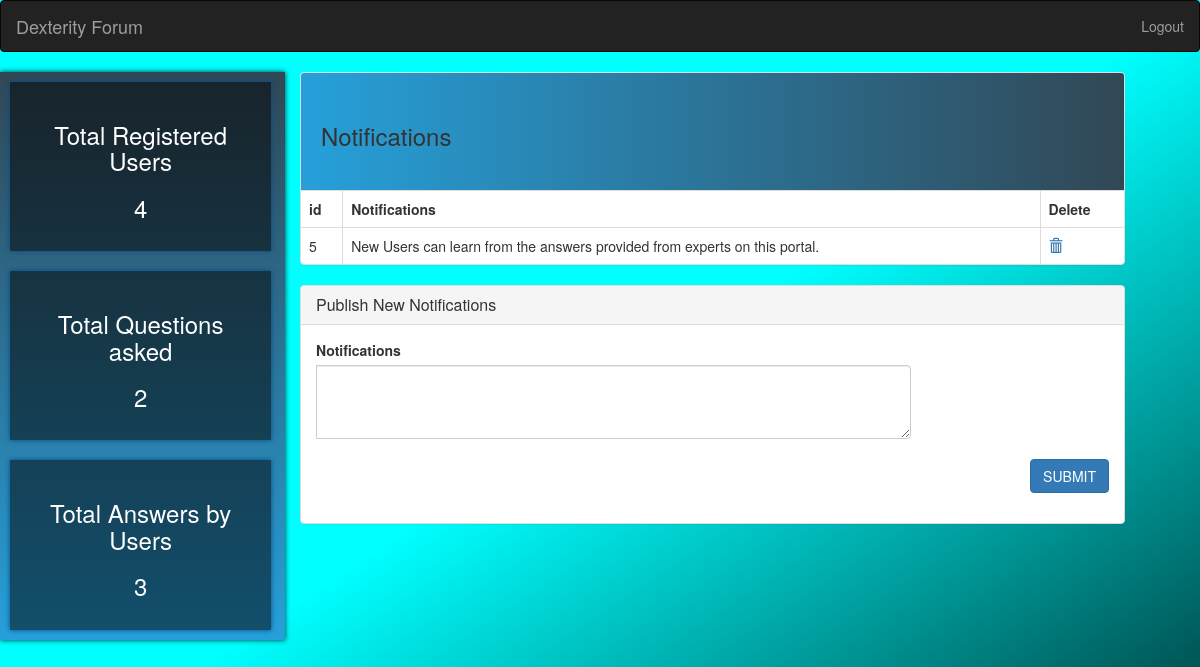
Page /Adminhome.php (signed in) on the committed database.
### tables this page shows
CREATE TABLE `comments` (
  `id` int(11) NOT NULL,
  `comments` varchar(250) DEFAULT NULL,
  `Uid` int(11) NOT NULL,
  `date` date NOT NULL
);

### Adminhome.php (the view, shortened to what this page needs)
<?php
include 'conn.php';
?>
<!DOCTYPE html>
<html>
    <head>
    <link rel="stylesheet" href="https://maxcdn.bootstrapcdn.com/bootstrap/3.3.7/css/bootstrap.min.css">
    </head>
    <body  style="background: linear-gradient(to bottom right,#0ff,#0ff,#033);height:100vh">
    <nav class="navbar navbar-inverse">
  <div class="container-fluid">
    <div class="navbar-header">
      <a class="navbar-brand" href="#">Dexterity Forum</a>
    </div>
    <ul class="nav navbar-nav navbar-right">
     <li><a href="index.php">Logout</a></li>
    </ul>
  </div>
</nav>
        <div class="container row">
            <div class="col-md-3">
            <?php
            $sql = "select (select count(*) from student) as students,(select count(*) from questions)as questions, (select count(*) from answers) as answers";
           $students = $question = $answers = 0;
            if( $result=$con->query($sql)){
            if($row=$result->fetch_assoc()){
                $students = $row['students'];
                        $questions = $row['questions'];
                        $answers = $row['answers'];
            }
           }
            ?>
                <div class="row" style="box-shadow: 0px 0px 5px #033;background: linear-gradient(#314755,#26a0da);">
            <div class="col-md-11" style="color:white;margin: 10px;text-align: center;padding:20px;background: rgba(0,0,0,0.5) ;box-shadow: 0px 0px 5px #014c8c">
                <h3> Total Registered Users</h3>
                <h3><?php echo $students;?></h3>
            </div>
            <div class="col-md-11" style="color:white;margin: 10px;text-align: center;padding:20px;background: rgba(0,0,0,0.5) ;box-shadow: 0px 0px 5px #014c8c">
                <h3> Total Questions asked</h3>
                <h3><?php echo $questions;?></h3>
            </div>
            <div class="col-md-11" style="color:white;margin: 10px;text-align: center;padding:20px;background: rgba(0,0,0,0.5) ;box-shadow: 0px 0px 5px #014c8c">
                <h3> Total Answers by Users</h3>
                <h3><?php echo $answers;?></h3>
            </div>
        </div>
        </div>
        <div class="col-md-9">
            <form method="post">
		<div class="panel panel-default">
		  <div class="panel-heading" style="background: linear-gradient(to right,#26a0da,#314755);">
		  	<div class="panel-heading row" style="padding: 20px;">
		  		<h3 class="center-block">Notifications</h3>
			</div>
		  </div>
		  <table class="table table-bordered">
      		<thead>
                <tr>
                    <th>id</th>
                         <th>Notifications</th>
                          <th>Delete</th>
                </tr>
          </thead>
           <?php
         $sql2 = "SELECT * from comments";
        $query2 = mysqli_query($con, $sql2);
      while ($row = mysqli_fetch_array($query2)) {  ?>
        <tbody>
          <td><?php echo $row['id']; ?></td>
          <td><?php echo $row['comments']; ?></td>
         <form method='post'>
        <td> <a href="deleteComments.php?id=<?php echo $row['id']; ?>" class="text-white"> <span class="glyphicon glyphicon-trash"></span> </a> </td>
        </form>
        </tbody>
     <?php }
           ?>
		   </table>
	  </div>
			<div class="panel panel-default">
				  <div class="panel-heading">
				    <h2 class="panel-title center-block">Publish New Notifications</h2>
				  </div>
	  <div class="panel-body">
	    <form role="form"  method="post">
				<div class="input-group col-lg-9 col-md-9 col-sm-9 col-xs-9">
					 <div class="form-group ">
					      <label for="name">Notifications</label>
					       <textarea class="form-control" rows="3" draggable="false" name="comments">
					       </textarea>
					  </div>
				</div><br>
	<div class="input-group pull-right">
		<div class="form-group">
			<button class="btn btn-primary" name="submit">SUBMIT</button>
		</div>
	</div>
        				</form>
				  </div>
			</div>
	</div>
        </div>
    </body>
</html>

### rows in the picture
comments: id "5", comments "New Users can learn from the answers provided from experts on this portal."

### other values in the picture
$students "4"
$questions "2"
$answers "3"
